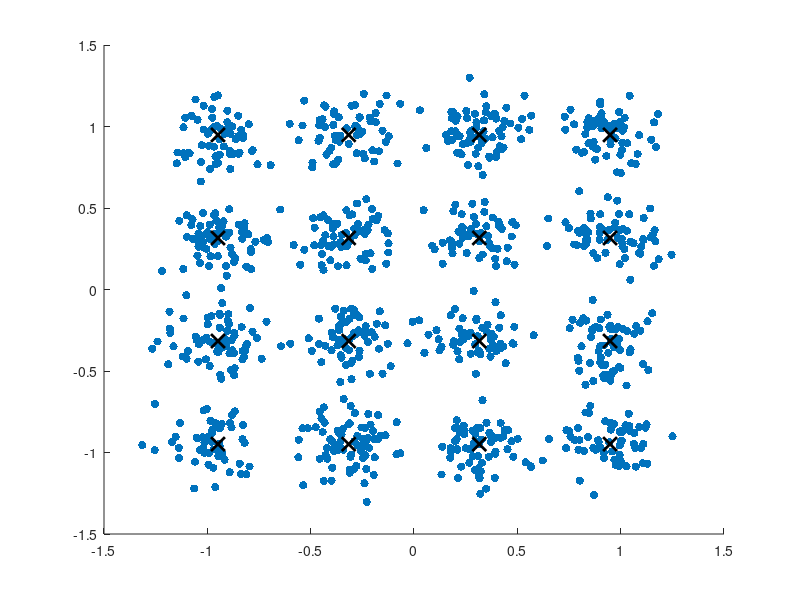

This chart was generated by the following MATLAB code: (Note: this script raises an error after producing the figure.)
%% a07 - 16-QAM over AWGN at One Eb/N0 Value
% This script simulates 16-QAM modulation over an AWGN channel
% at one Eb/N0 value and plots the noisy 16-QAM constellation.
%
% 16-QAM uses 4 bits per symbol.

clear; close all; clc;

%% 1. Generate random bits

N = 10000;                  % Number of bits to transmit

% 16-QAM uses 4 bits per symbol, so N must be divisible by 4
if mod(N, 4) ~= 0
    error("N must be divisible by 4 for 16-QAM.");
end

bits = randi([0 1], N, 1);  % Generate random 0s and 1s

%% 2. Group bits into symbols

% Each 16-QAM symbol uses 4 bits:
% bits 1 and 2 control the In-phase axis
% bits 3 and 4 control the Quadrature axis

bitGroups = reshape(bits, 4, []).';

bits_I = bitGroups(:, 1:2);   % First two bits control I axis
bits_Q = bitGroups(:, 3:4);   % Last two bits control Q axis

numSymbols = size(bitGroups, 1);

%% 3. 16-QAM modulation

% We use Gray-coded 4-PAM mapping on each axis:
%
% 00 -> -3
% 01 -> -1
% 11 -> +1
% 10 -> +3
%
% The I axis uses 2 bits.
% The Q axis uses 2 bits.
% Together, they create 4 x 4 = 16 points.

I = zeros(numSymbols, 1);
Q = zeros(numSymbols, 1);

% In-phase mapping
idx = bits_I(:,1) == 0 & bits_I(:,2) == 0;
I(idx) = -3;

idx = bits_I(:,1) == 0 & bits_I(:,2) == 1;
I(idx) = -1;

idx = bits_I(:,1) == 1 & bits_I(:,2) == 1;
I(idx) = 1;

idx = bits_I(:,1) == 1 & bits_I(:,2) == 0;
I(idx) = 3;

% Quadrature mapping
idx = bits_Q(:,1) == 0 & bits_Q(:,2) == 0;
Q(idx) = -3;

idx = bits_Q(:,1) == 0 & bits_Q(:,2) == 1;
Q(idx) = -1;

idx = bits_Q(:,1) == 1 & bits_Q(:,2) == 1;
Q(idx) = 1;

idx = bits_Q(:,1) == 1 & bits_Q(:,2) == 0;
Q(idx) = 3;

% Create complex 16-QAM symbols
% Divide by sqrt(10) to normalize average symbol energy to 1

symbols = (I + 1j*Q) / sqrt(10);

%% 4. Add AWGN noise

EbN0_dB = 10;                  % Eb/N0 value in dB
EbN0 = 10^(EbN0_dB/10);        % Convert dB to linear scale

k = 4;                         % 16-QAM carries 4 bits per symbol

% Complex AWGN noise for 16-QAM
noiseSigma = sqrt(1/(2*k*EbN0));

noise = noiseSigma * (randn(size(symbols)) + 1j*randn(size(symbols)));

receivedSymbols = symbols + noise;

%% 5. 16-QAM demodulation

% Undo normalization for easier decision making
received_I = real(receivedSymbols) * sqrt(10);
received_Q = imag(receivedSymbols) * sqrt(10);

receivedBitGroups = zeros(numSymbols, 4);

% Decision boundaries for levels -3, -1, +1, +3 are:
% -2, 0, +2

% Demodulate I axis
idx = received_I < -2;
receivedBitGroups(idx, 1:2) = repmat([0 0], sum(idx), 1);

idx = received_I >= -2 & received_I < 0;
receivedBitGroups(idx, 1:2) = repmat([0 1], sum(idx), 1);

idx = received_I >= 0 & received_I < 2;
receivedBitGroups(idx, 1:2) = repmat([1 1], sum(idx), 1);

idx = received_I >= 2;
receivedBitGroups(idx, 1:2) = repmat([1 0], sum(idx), 1);

% Demodulate Q axis
idx = received_Q < -2;
receivedBitGroups(idx, 3:4) = repmat([0 0], sum(idx), 1);

idx = received_Q >= -2 & received_Q < 0;
receivedBitGroups(idx, 3:4) = repmat([0 1], sum(idx), 1);

idx = received_Q >= 0 & received_Q < 2;
receivedBitGroups(idx, 3:4) = repmat([1 1], sum(idx), 1);

idx = received_Q >= 2;
receivedBitGroups(idx, 3:4) = repmat([1 0], sum(idx), 1);

% Convert bit groups back into one column vector
receivedBits = reshape(receivedBitGroups.', N, 1);

%% 6. Count errors and calculate BER

numErrors = sum(bits ~= receivedBits);
BER = numErrors / N;

%% 7. Display results

fprintf("Modulation: 16-QAM\n");
fprintf("Eb/N0: %d dB\n", EbN0_dB);
fprintf("Number of transmitted bits: %d\n", N);
fprintf("Number of 16-QAM symbols: %d\n", numSymbols);
fprintf("Number of errors: %d\n", numErrors);
fprintf("BER: %.5f\n", BER);

%% 8. Plot noisy 16-QAM constellation

numConstellationPoints = 1000;

figure;

scatter(real(receivedSymbols(1:numConstellationPoints)), ...
        imag(receivedSymbols(1:numConstellationPoints)), ...
        'filled');

hold on;

% Plot ideal 16-QAM reference points
levels = [-3 -1 1 3] / sqrt(10);
[refI, refQ] = meshgrid(levels, levels);

plot(refI(:), refQ(:), 'kx', 'LineWidth', 2, 'MarkerSize', 10);

% Decision boundaries after normalization
xline(-2/sqrt(10), '--');
xline(0, '--');
xline(2/sqrt(10), '--');

yline(-2/sqrt(10), '--');
yline(0, '--');
yline(2/sqrt(10), '--');

xlabel("In-phase axis");
ylabel("Quadrature axis");
title("16-QAM Constellation with AWGN Noise");
legend("Received Symbols", "Ideal 16-QAM Points");
axis equal;
grid on;

%% 9. Save figure

if ~exist("figures", "dir")
    mkdir("figures");
end

ax = gca;
ax.Toolbar.Visible = 'off';

saveas(gcf, "figures/16qam_awgn_constellation.png");
